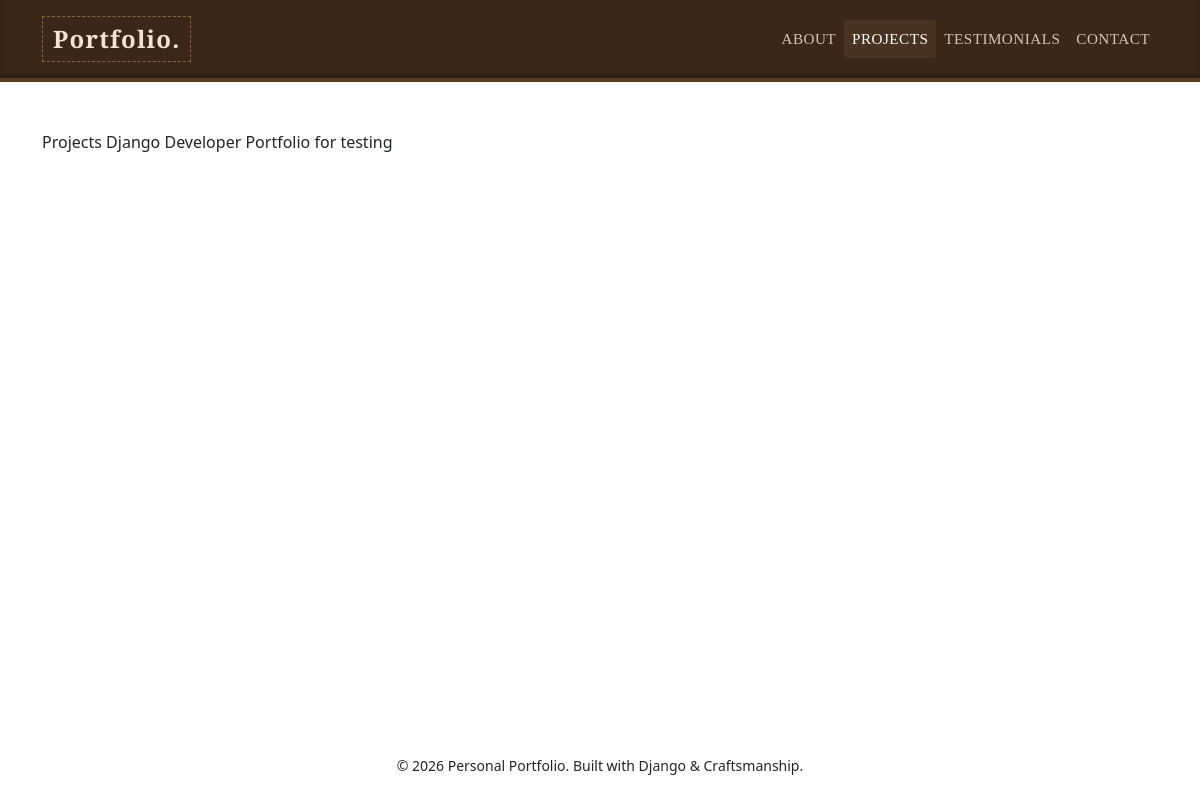
/projects/, run on the app's committed database.
### main_app/models.py (models this page shows, shortened)
class Project(models.Model):
    project_name = models.CharField(max_length=200)
    description = models.TextField()
    tech_stacks = models.ManyToManyField(TechStack, related_name='projects')
    link = models.URLField(blank=True, null=True)

### main_app/views.py (the view)
# urls.py: path('projects/', views.list_view, name='project_list'),
def list_view(request):
    projects = Project.objects.all()
    return render(request, 'main_app/project_list.html', {'projects': projects})

### main_app/templates/main_app/project_list.html
{% extends 'main_app/base.html' %}
{% block content %}
Projects
    {% for project in projects %}
                {{ project.project_name }}
    {% empty %}
        No projects available.
    {% endfor %}
{% endblock %}

### data on the page
Project: project_name "Django Developer Portfolio"
Project: project_name "for testing"
